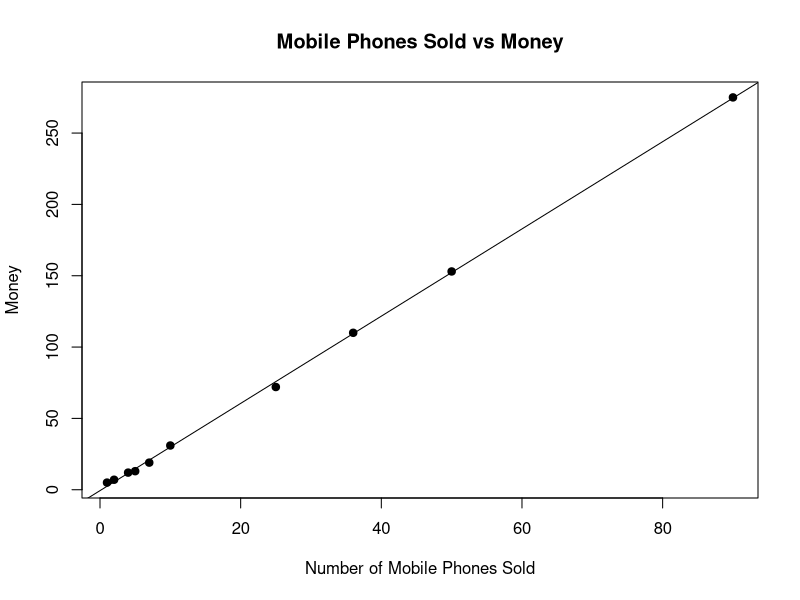

R code for this plot:
# EXPERIMENT 5
# Scatter Plot

x <- c(4, 1, 5, 7, 10, 2, 50, 25, 90, 36)

y <- c(12, 5, 13, 19, 31, 7, 153, 72, 275, 110)

data <- data.frame(
  MobilePhonesSold = x,
  Money = y
)

print(data)

# Scatter plot
plot(
  x,
  y,
  pch = 19,
  main = "Mobile Phones Sold vs Money",
  xlab = "Number of Mobile Phones Sold",
  ylab = "Money"
)

# Add regression line
model <- lm(y ~ x)

abline(model)

# Correlation
cat("Correlation:",
    cor(x, y),
    "\n")
